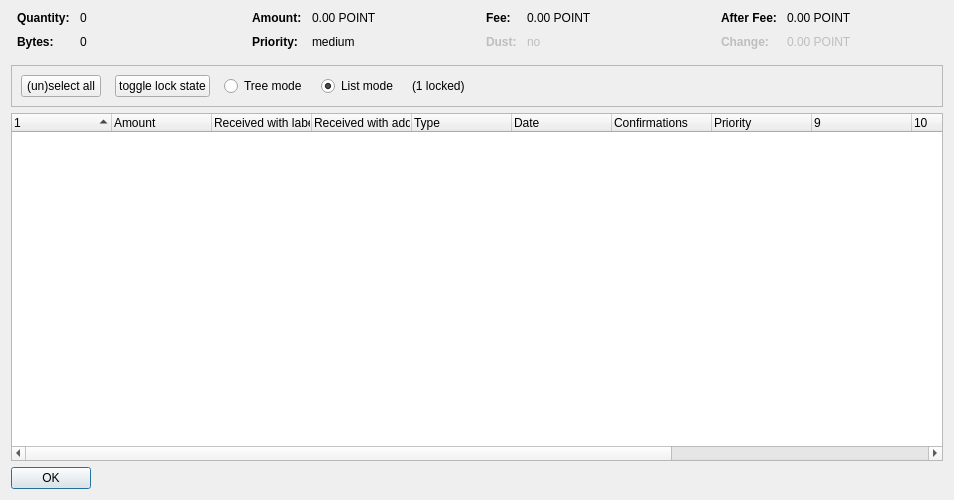
<?xml version="1.0" encoding="UTF-8"?>
<ui version="4.0">
 <class>CoinControlDialog</class>
 <widget class="QDialog" name="CoinControlDialog">
  <property name="geometry">
   <rect>
    <x>0</x>
    <y>0</y>
    <width>954</width>
    <height>500</height>
   </rect>
  </property>
  <property name="windowTitle">
   <string>Coin Selection</string>
  </property>
  <layout class="QVBoxLayout" name="verticalLayout">
   <item>
    <layout class="QHBoxLayout" name="horizontalLayoutTop" stretch="0,0,0,0">
     <property name="topMargin">
      <number>0</number>
     </property>
     <property name="bottomMargin">
      <number>10</number>
     </property>
     <item>
      <layout class="QFormLayout" name="formLayoutCoinControl1">
       <property name="horizontalSpacing">
        <number>10</number>
       </property>
       <property name="verticalSpacing">
        <number>10</number>
       </property>
       <property name="leftMargin">
        <number>6</number>
       </property>
       <property name="rightMargin">
        <number>6</number>
       </property>
       <item row="0" column="0">
        <widget class="QLabel" name="labelCoinControlQuantityText">
         <property name="font">
          <font>
           <weight>75</weight>
           <bold>true</bold>
          </font>
         </property>
         <property name="text">
          <string>Quantity:</string>
         </property>
        </widget>
       </item>
       <item row="0" column="1">
        <widget class="QLabel" name="labelCoinControlQuantity">
         <property name="cursor">
          <cursorShape>IBeamCursor</cursorShape>
         </property>
         <property name="contextMenuPolicy">
          <enum>Qt::ActionsContextMenu</enum>
         </property>
         <property name="text">
          <string notr="true">0</string>
         </property>
         <property name="textInteractionFlags">
          <set>Qt::LinksAccessibleByMouse|Qt::TextSelectableByKeyboard|Qt::TextSelectableByMouse</set>
         </property>
        </widget>
       </item>
       <item row="1" column="0">
        <widget class="QLabel" name="labelCoinControlBytesText">
         <property name="font">
          <font>
           <weight>75</weight>
           <bold>true</bold>
          </font>
         </property>
         <property name="text">
          <string>Bytes:</string>
         </property>
        </widget>
       </item>
       <item row="1" column="1">
        <widget class="QLabel" name="labelCoinControlBytes">
         <property name="cursor">
          <cursorShape>IBeamCursor</cursorShape>
         </property>
         <property name="contextMenuPolicy">
          <enum>Qt::ActionsContextMenu</enum>
         </property>
         <property name="text">
          <string notr="true">0</string>
         </property>
         <property name="textInteractionFlags">
          <set>Qt::LinksAccessibleByMouse|Qt::TextSelectableByKeyboard|Qt::TextSelectableByMouse</set>
         </property>
        </widget>
       </item>
      </layout>
     </item>
     <item>
      <layout class="QFormLayout" name="formLayoutCoinControl2">
       <property name="horizontalSpacing">
        <number>10</number>
       </property>
       <property name="verticalSpacing">
        <number>10</number>
       </property>
       <property name="leftMargin">
        <number>6</number>
       </property>
       <property name="rightMargin">
        <number>6</number>
       </property>
       <item row="0" column="0">
        <widget class="QLabel" name="labelCoinControlAmountText">
         <property name="font">
          <font>
           <weight>75</weight>
           <bold>true</bold>
          </font>
         </property>
         <property name="text">
          <string>Amount:</string>
         </property>
        </widget>
       </item>
       <item row="0" column="1">
        <widget class="QLabel" name="labelCoinControlAmount">
         <property name="cursor">
          <cursorShape>IBeamCursor</cursorShape>
         </property>
         <property name="contextMenuPolicy">
          <enum>Qt::ActionsContextMenu</enum>
         </property>
         <property name="text">
          <string notr="true">0.00 POINT</string>
         </property>
         <property name="textInteractionFlags">
          <set>Qt::LinksAccessibleByMouse|Qt::TextSelectableByKeyboard|Qt::TextSelectableByMouse</set>
         </property>
        </widget>
       </item>
       <item row="1" column="0">
        <widget class="QLabel" name="labelCoinControlPriorityText">
         <property name="font">
          <font>
           <weight>75</weight>
           <bold>true</bold>
          </font>
         </property>
         <property name="text">
          <string>Priority:</string>
         </property>
        </widget>
       </item>
       <item row="1" column="1">
        <widget class="QLabel" name="labelCoinControlPriority">
         <property name="cursor">
          <cursorShape>IBeamCursor</cursorShape>
         </property>
         <property name="contextMenuPolicy">
          <enum>Qt::ActionsContextMenu</enum>
         </property>
         <property name="text">
          <string>medium</string>
         </property>
         <property name="textInteractionFlags">
          <set>Qt::LinksAccessibleByMouse|Qt::TextSelectableByKeyboard|Qt::TextSelectableByMouse</set>
         </property>
        </widget>
       </item>
      </layout>
     </item>
     <item>
      <layout class="QFormLayout" name="formLayoutCoinControl3">
       <property name="horizontalSpacing">
        <number>10</number>
       </property>
       <property name="verticalSpacing">
        <number>10</number>
       </property>
       <property name="leftMargin">
        <number>6</number>
       </property>
       <property name="rightMargin">
        <number>6</number>
       </property>
       <item row="0" column="0">
        <widget class="QLabel" name="labelCoinControlFeeText">
         <property name="font">
          <font>
           <weight>75</weight>
           <bold>true</bold>
          </font>
         </property>
         <property name="text">
          <string>Fee:</string>
         </property>
        </widget>
       </item>
       <item row="0" column="1">
        <widget class="QLabel" name="labelCoinControlFee">
         <property name="cursor">
          <cursorShape>IBeamCursor</cursorShape>
         </property>
         <property name="contextMenuPolicy">
          <enum>Qt::ActionsContextMenu</enum>
         </property>
         <property name="text">
          <string notr="true">0.00 POINT</string>
         </property>
         <property name="textInteractionFlags">
          <set>Qt::LinksAccessibleByMouse|Qt::TextSelectableByKeyboard|Qt::TextSelectableByMouse</set>
         </property>
        </widget>
       </item>
       <item row="1" column="0">
        <widget class="QLabel" name="labelCoinControlLowOutputText">
         <property name="enabled">
          <bool>false</bool>
         </property>
         <property name="font">
          <font>
           <weight>75</weight>
           <bold>true</bold>
          </font>
         </property>
         <property name="text">
          <string>Dust:</string>
         </property>
        </widget>
       </item>
       <item row="1" column="1">
        <widget class="QLabel" name="labelCoinControlLowOutput">
         <property name="enabled">
          <bool>false</bool>
         </property>
         <property name="cursor">
          <cursorShape>IBeamCursor</cursorShape>
         </property>
         <property name="contextMenuPolicy">
          <enum>Qt::ActionsContextMenu</enum>
         </property>
         <property name="text">
          <string>no</string>
         </property>
         <property name="textInteractionFlags">
          <set>Qt::LinksAccessibleByMouse|Qt::TextSelectableByKeyboard|Qt::TextSelectableByMouse</set>
         </property>
        </widget>
       </item>
      </layout>
     </item>
     <item>
      <layout class="QFormLayout" name="formLayoutCoinControl4">
       <property name="horizontalSpacing">
        <number>10</number>
       </property>
       <property name="verticalSpacing">
        <number>10</number>
       </property>
       <property name="leftMargin">
        <number>6</number>
       </property>
       <property name="rightMargin">
        <number>6</number>
       </property>
       <item row="0" column="0">
        <widget class="QLabel" name="labelCoinControlAfterFeeText">
         <property name="font">
          <font>
           <weight>75</weight>
           <bold>true</bold>
          </font>
         </property>
         <property name="text">
          <string>After Fee:</string>
         </property>
        </widget>
       </item>
       <item row="0" column="1">
        <widget class="QLabel" name="labelCoinControlAfterFee">
         <property name="cursor">
          <cursorShape>IBeamCursor</cursorShape>
         </property>
         <property name="contextMenuPolicy">
          <enum>Qt::ActionsContextMenu</enum>
         </property>
         <property name="text">
          <string notr="true">0.00 POINT</string>
         </property>
         <property name="textInteractionFlags">
          <set>Qt::LinksAccessibleByMouse|Qt::TextSelectableByKeyboard|Qt::TextSelectableByMouse</set>
         </property>
        </widget>
       </item>
       <item row="1" column="0">
        <widget class="QLabel" name="labelCoinControlChangeText">
         <property name="enabled">
          <bool>false</bool>
         </property>
         <property name="font">
          <font>
           <weight>75</weight>
           <bold>true</bold>
          </font>
         </property>
         <property name="text">
          <string>Change:</string>
         </property>
        </widget>
       </item>
       <item row="1" column="1">
        <widget class="QLabel" name="labelCoinControlChange">
         <property name="enabled">
          <bool>false</bool>
         </property>
         <property name="cursor">
          <cursorShape>IBeamCursor</cursorShape>
         </property>
         <property name="contextMenuPolicy">
          <enum>Qt::ActionsContextMenu</enum>
         </property>
         <property name="text">
          <string notr="true">0.00 POINT</string>
         </property>
         <property name="textInteractionFlags">
          <set>Qt::LinksAccessibleByMouse|Qt::TextSelectableByKeyboard|Qt::TextSelectableByMouse</set>
         </property>
        </widget>
       </item>
      </layout>
     </item>
    </layout>
   </item>
   <item>
    <widget class="QFrame" name="frame">
     <property name="minimumSize">
      <size>
       <width>0</width>
       <height>40</height>
      </size>
     </property>
     <property name="frameShape">
      <enum>QFrame::StyledPanel</enum>
     </property>
     <property name="frameShadow">
      <enum>QFrame::Sunken</enum>
     </property>
     <layout class="QHBoxLayout" name="horizontalLayout">
      <item>
       <layout class="QHBoxLayout" name="horizontalLayoutPanel" stretch="0,0,0,0,0,0">
        <property name="spacing">
         <number>14</number>
        </property>
        <item>
         <widget class="QPushButton" name="pushButtonSelectAll">
          <property name="sizePolicy">
           <sizepolicy hsizetype="Maximum" vsizetype="Fixed">
            <horstretch>0</horstretch>
            <verstretch>0</verstretch>
           </sizepolicy>
          </property>
          <property name="text">
           <string>(un)select all</string>
          </property>
          <property name="autoDefault">
           <bool>false</bool>
          </property>
         </widget>
        </item>
        <item>
         <widget class="QPushButton" name="pushButtonToggleLock">
          <property name="sizePolicy">
           <sizepolicy hsizetype="Maximum" vsizetype="Fixed">
            <horstretch>0</horstretch>
            <verstretch>0</verstretch>
           </sizepolicy>
          </property>
          <property name="text">
           <string>toggle lock state</string>
          </property>
          <property name="autoDefault">
           <bool>false</bool>
          </property>
         </widget>
        </item>
        <item>
         <widget class="QRadioButton" name="radioTreeMode">
          <property name="sizePolicy">
           <sizepolicy hsizetype="Maximum" vsizetype="Fixed">
            <horstretch>0</horstretch>
            <verstretch>0</verstretch>
           </sizepolicy>
          </property>
          <property name="text">
           <string>Tree mode</string>
          </property>
         </widget>
        </item>
        <item>
         <widget class="QRadioButton" name="radioListMode">
          <property name="sizePolicy">
           <sizepolicy hsizetype="Maximum" vsizetype="Fixed">
            <horstretch>0</horstretch>
            <verstretch>0</verstretch>
           </sizepolicy>
          </property>
          <property name="text">
           <string>List mode</string>
          </property>
          <property name="checked">
           <bool>true</bool>
          </property>
         </widget>
        </item>
        <item>
         <widget class="QLabel" name="labelLocked">
          <property name="text">
           <string>(1 locked)</string>
          </property>
         </widget>
        </item>
        <item>
         <spacer name="horizontalSpacer">
          <property name="orientation">
           <enum>Qt::Horizontal</enum>
          </property>
          <property name="sizeHint" stdset="0">
           <size>
            <width>40</width>
            <height>20</height>
           </size>
          </property>
         </spacer>
        </item>
       </layout>
      </item>
     </layout>
    </widget>
   </item>
   <item>
    <widget class="CoinControlTreeWidget" name="treeWidget">
     <property name="contextMenuPolicy">
      <enum>Qt::CustomContextMenu</enum>
     </property>
     <property name="sortingEnabled">
      <bool>false</bool>
     </property>
     <property name="columnCount">
      <number>13</number>
     </property>
     <attribute name="headerShowSortIndicator" stdset="0">
      <bool>true</bool>
     </attribute>
     <attribute name="headerStretchLastSection">
      <bool>false</bool>
     </attribute>
     <column>
      <property name="text">
       <string/>
      </property>
     </column>
     <column>
      <property name="text">
       <string>Amount</string>
      </property>
     </column>
     <column>
      <property name="text">
       <string>Received with label</string>
      </property>
     </column>
     <column>
      <property name="text">
       <string>Received with address</string>
      </property>
     </column>
     <column>
      <property name="text">
	<string>Type</string>
      </property>
     </column>
     <column>
      <property name="text">	 
       <string>Date</string>
      </property>
     </column>
     <column>
      <property name="text">
       <string>Confirmations</string>
      </property>
      <property name="toolTip">
       <string>Confirmed</string>
      </property>
     </column>
     <column>
      <property name="text">
       <string>Priority</string>
      </property>
     </column>
     <column>
      <property name="text">
       <string/>
      </property>
     </column>
     <column>
      <property name="text">
       <string/>
      </property>
     </column>
     <column>
      <property name="text">
       <string/>
      </property>
     </column>
     <column>
      <property name="text">
       <string/>
      </property>
     </column>
     <column>
      <property name="text">
       <string/>
      </property>
     </column>
    </widget>
   </item>
   <item>
    <widget class="QDialogButtonBox" name="buttonBox">
     <property name="sizePolicy">
      <sizepolicy hsizetype="Maximum" vsizetype="Fixed">
       <horstretch>0</horstretch>
       <verstretch>0</verstretch>
      </sizepolicy>
     </property>
     <property name="orientation">
      <enum>Qt::Horizontal</enum>
     </property>
     <property name="standardButtons">
      <set>QDialogButtonBox::Ok</set>
     </property>
    </widget>
   </item>
  </layout>
 </widget>
 <customwidgets>
  <customwidget>
   <class>CoinControlTreeWidget</class>
   <extends>QTreeWidget</extends>
   <header>coincontroltreewidget.h</header>
  </customwidget>
 </customwidgets>
 <resources/>
 <connections/>
</ui>
